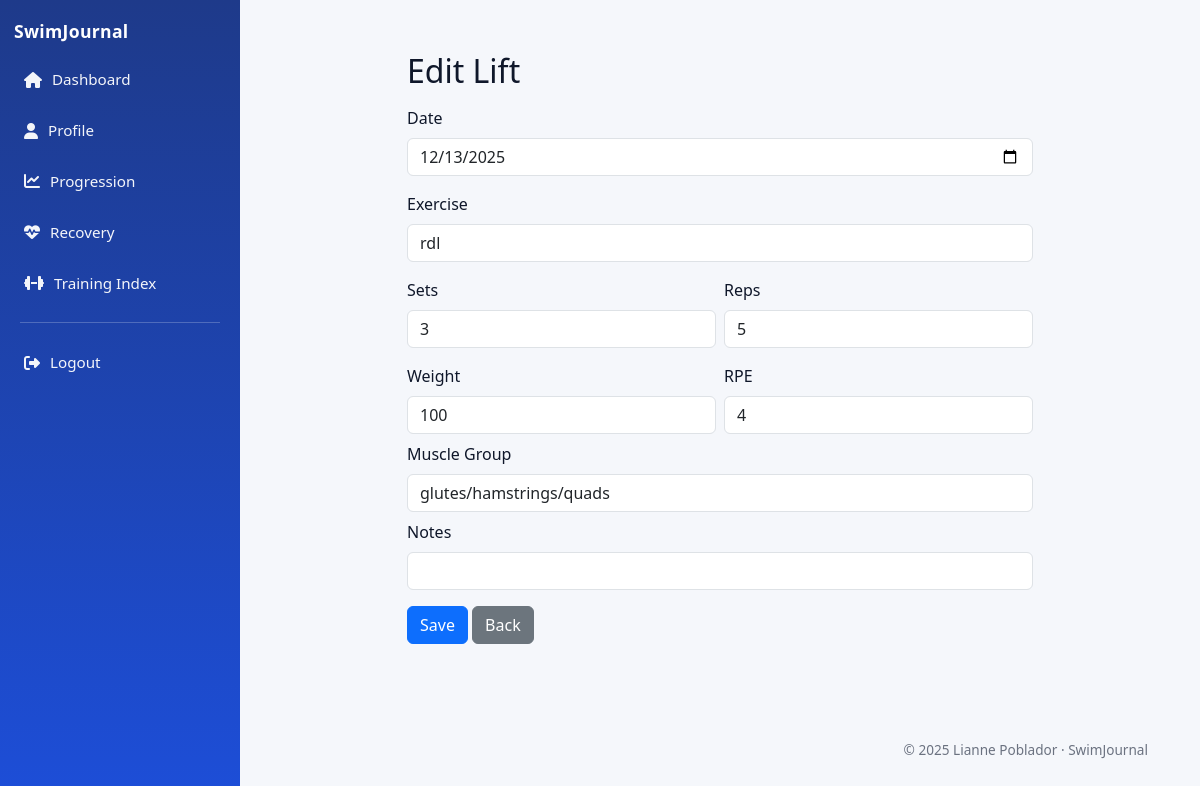
The page /edit_lift/1 (signed in) on the database its author committed.
### tables this page shows
CREATE TABLE lifts (
    id INTEGER PRIMARY KEY AUTOINCREMENT,
    user_id INTEGER NOT NULL,
    date TEXT NOT NULL,
    exercise TEXT NOT NULL,
    sets INTEGER,
    reps INTEGER,
    weight INTEGER,
    muscle_group TEXT,
    rpe INTEGER,
    notes TEXT,
    FOREIGN KEY (user_id) REFERENCES users(id)
);

### app.py (the view, shortened to what this page needs)
@app.route("/edit_lift/<int:lift_id>", methods=["GET", "POST"])
def edit_lift(lift_id):
    if "user_id" not in session:
        return redirect("/login")
    current = session["user_id"]
    row = db.execute("""
        SELECT id, date, exercise, sets, reps, weight, muscle_group, rpe, notes
        FROM lifts
        WHERE id = ? AND user_id = ?
    """, lift_id, current)
    if len(row) != 1:
        return "Lift not found", 404
    return render_template("edit_lift.html", lift=row[0])

### app.py (called while the page is built)
@app.context_processor
def inject_year():
    return {"year": datetime.now().year}

### templates/edit_lift.html (shortened to what this page needs)
{% extends "layout.html" %}
{% block content %}
<div class="container mt-4" style="max-width: 650px;">
  <h2 class="mb-3">Edit Lift</h2>
  <form method="post">
    <div class="mb-3">
      <label class="form-label">Date</label>
      <input class="form-control" type="date" name="date" value="{{ lift.date }}" required>
    </div>
    <div class="mb-3">
      <label class="form-label">Exercise</label>
      <input class="form-control" type="text" name="exercise" value="{{ lift.exercise }}" required>
    </div>
    <div class="row g-2">
      <div class="col">
        <label class="form-label">Sets</label>
        <input class="form-control" type="number" name="sets" value="{{ lift.sets }}" required>
      </div>
      <div class="col">
        <label class="form-label">Reps</label>
        <input class="form-control" type="number" name="reps" value="{{ lift.reps }}" required>
      </div>
    </div>
    <div class="row g-2 mt-2">
      <div class="col">
        <label class="form-label">Weight</label>
        <input class="form-control" type="text" name="weight" value="{{ lift.weight }}">
      </div>
      <div class="col">
        <label class="form-label">RPE</label>
        <input class="form-control" type="number" step="0.5" name="rpe" value="{{ lift.rpe }}">
      </div>
    </div>
    <div class="mt-2">
      <label class="form-label">Muscle Group</label>
      <input class="form-control" type="text" name="muscle_group" value="{{ lift.muscle_group }}">
    </div>
    <div class="mt-2">
      <label class="form-label">Notes</label>
      <input class="form-control" type="text" name="notes" value="{{ lift.notes }}">
    </div>
    <button class="btn btn-primary mt-3" type="submit">Save</button>
    <a class="btn btn-secondary mt-3" href="{{ url_for('index') }}">Back</a>
  </form>
</div>
{% endblock %}

### static/styles.css (style rules this page uses)
:root { --bg: #f5f7fb; --card: #ffffff; --text: #0f172a; --muted: #64748b; --border: #e2e8f0; --shadow: 0 10px 25px rgba(15, 23, 42, 0.08); --sidebar: #1e3a8a; --sidebar2: #1d4ed8; }
* { box-sizing: border-box; }
.app-body { margin: 0; font-family: system-ui, -apple-system, Segoe UI, Roboto, Arial, sans-serif; color: var(--text); background: var(--bg); }

### rows shown on the page
lifts: date "12/13/2025", exercise "rdl", sets "3", reps "5", weight "100", rpe "4", muscle_group "glutes/hamstrings/quads"
